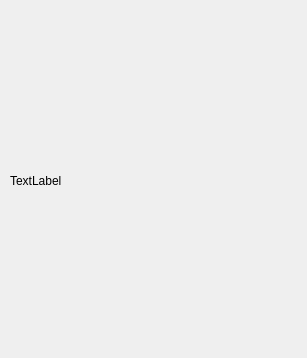
<?xml version="1.0" encoding="UTF-8"?>
<ui version="4.0">
 <class>ArF</class>
 <widget class="QWidget" name="ArF">
  <property name="geometry">
   <rect>
    <x>0</x>
    <y>0</y>
    <width>307</width>
    <height>358</height>
   </rect>
  </property>
  <property name="windowTitle">
   <string>Form</string>
  </property>
  <widget class="QLabel" name="label">
   <property name="geometry">
    <rect>
     <x>10</x>
     <y>0</y>
     <width>291</width>
     <height>361</height>
    </rect>
   </property>
   <property name="text">
    <string>TextLabel</string>
   </property>
  </widget>
 </widget>
 <resources/>
 <connections/>
</ui>
